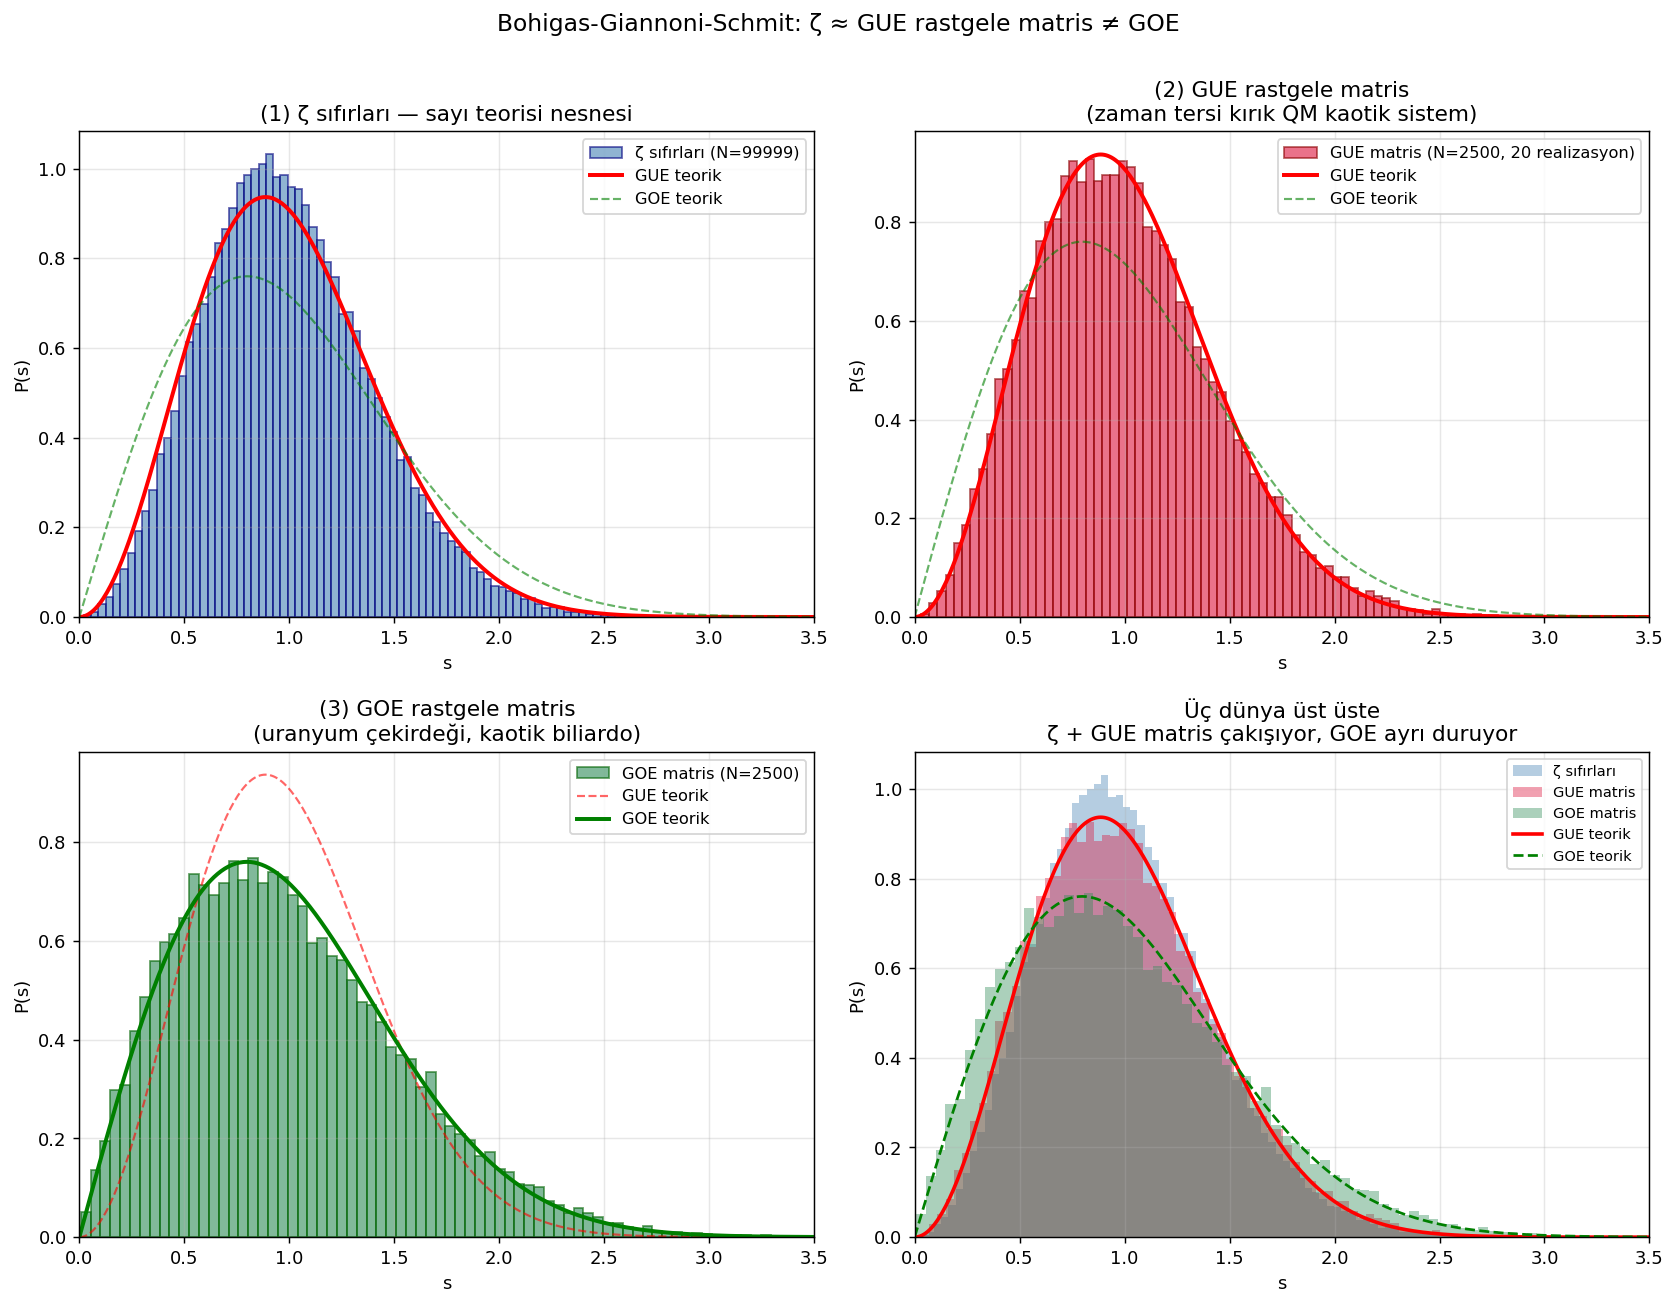

This figure's Python source:
"""
QM × Riemann — Üç Dünya Yan Yana
==================================

Bohigas-Giannoni-Schmit konjektürü: kuantum kaotik bir sistemin enerji
seviyeleri büyük ölçüde rastgele Hermitian matrislerin özdeğerleri gibidir.

Bu dosya üç gerçek nesneyi yan yana koyar:

  (1) ζ Riemann sıfırları              — sayı teorisi
  (2) GUE matris özdeğerleri (zaman tersi yok)   — kuantum kaotik
  (3) GOE matris özdeğerleri (zaman tersi simetrik) — uranyum çekirdeği

(2) ile ζ üst üste binmeli (Montgomery-Dyson). (3) farklı durmalı.
"""

import numpy as np
import matplotlib.pyplot as plt
from pathlib import Path

ROOT = Path(__file__).resolve().parent.parent
t = np.loadtxt(ROOT / "zeros_100k.txt")

# ============================================================
# (1) ζ unfolded spacings (mevcut yöntem)
# ============================================================
rho = np.log(t / (2 * np.pi)) / (2 * np.pi)
xi = t * rho
s_zeta = np.diff(xi)
s_zeta = s_zeta / s_zeta.mean()

# ============================================================
# (2) GUE matris — Gaussian Unitary Ensemble
# ============================================================
# H = (A + A†)/√2  with A_ij ~ CN(0, 1/N)
# özdeğerler Wigner semicircle dağılımı
N_mat = 2500
N_real = 20    # 20 farklı realizasyon, istatistik için
rng = np.random.default_rng(7)

s_gue_all = []
for _ in range(N_real):
    A = (rng.standard_normal((N_mat, N_mat)) +
         1j * rng.standard_normal((N_mat, N_mat))) / np.sqrt(2*N_mat)
    H = (A + A.conj().T) / np.sqrt(2)
    eigs = np.sort(np.linalg.eigvalsh(H))
    # bulk'a kalsın (kenarlardaki seviye yoğunluğu eşit değil)
    eigs = eigs[int(0.2*N_mat):int(0.8*N_mat)]
    # unfold: lokal yoğunluk = semicircle ρ(E) = (1/π)√(2-E²)
    rho_sc = lambda E: np.sqrt(np.maximum(0, 2 - E**2)) / np.pi
    # kümülatif sayım: N(E) = ∫_{-√2}^E ρ ≈ analytic form
    def N_semicircle(E, N):
        # bulk normalization: integral over [-√2,√2] = 1
        # local count = N · ∫_{-√2}^E ρ(E')dE'
        from numpy import arcsin, sqrt
        return N * (E*sqrt(2-E**2)/(2*np.pi) + arcsin(E/np.sqrt(2))/np.pi + 0.5)
    xi_gue = N_semicircle(eigs, N_mat)
    sp = np.diff(xi_gue)
    sp = sp[sp > 0]
    s_gue_all.append(sp / sp.mean())
s_gue = np.concatenate(s_gue_all)

# ============================================================
# (3) GOE matris — Gaussian Orthogonal Ensemble (gerçek simetrik)
# ============================================================
s_goe_all = []
for _ in range(N_real):
    A = rng.standard_normal((N_mat, N_mat)) / np.sqrt(N_mat)
    H = (A + A.T) / np.sqrt(2)
    eigs = np.sort(np.linalg.eigvalsh(H))
    eigs = eigs[int(0.2*N_mat):int(0.8*N_mat)]
    xi_goe = N_semicircle(eigs, N_mat)
    sp = np.diff(xi_goe)
    sp = sp[sp > 0]
    s_goe_all.append(sp / sp.mean())
s_goe = np.concatenate(s_goe_all)

print(f"ζ spacing örneklem: {len(s_zeta)}")
print(f"GUE spacing örneklem: {len(s_gue)}")
print(f"GOE spacing örneklem: {len(s_goe)}")

# ============================================================
# Teorik öngörüler
# ============================================================
def wigner_gue(s):
    return (32/np.pi**2) * s**2 * np.exp(-4*s**2/np.pi)

def wigner_goe(s):
    return (np.pi/2) * s * np.exp(-np.pi*s**2/4)

# ============================================================
# Plot — 3 panel + birleşik son panel
# ============================================================
fig, axes = plt.subplots(2, 2, figsize=(13, 10))
s_grid = np.linspace(0, 3.5, 400)

# Üst-sol: ζ sıfırları
ax = axes[0, 0]
ax.hist(s_zeta, bins=80, density=True, alpha=0.6, color="steelblue",
        edgecolor="navy", label=f"ζ sıfırları (N={len(s_zeta)})")
ax.plot(s_grid, wigner_gue(s_grid), "r-", lw=2.2, label="GUE teorik")
ax.plot(s_grid, wigner_goe(s_grid), "g--", lw=1.2, alpha=0.6, label="GOE teorik")
ax.set_xlim(0, 3.5)
ax.set_xlabel("s")
ax.set_ylabel("P(s)")
ax.set_title("(1) ζ sıfırları — sayı teorisi nesnesi")
ax.legend(fontsize=9)
ax.grid(alpha=0.3)

# Üst-sağ: GUE matris
ax = axes[0, 1]
ax.hist(s_gue, bins=80, density=True, alpha=0.6, color="crimson",
        edgecolor="darkred", label=f"GUE matris (N={N_mat}, {N_real} realizasyon)")
ax.plot(s_grid, wigner_gue(s_grid), "r-", lw=2.2, label="GUE teorik")
ax.plot(s_grid, wigner_goe(s_grid), "g--", lw=1.2, alpha=0.6, label="GOE teorik")
ax.set_xlim(0, 3.5)
ax.set_xlabel("s")
ax.set_ylabel("P(s)")
ax.set_title("(2) GUE rastgele matris\n(zaman tersi kırık QM kaotik sistem)")
ax.legend(fontsize=9)
ax.grid(alpha=0.3)

# Alt-sol: GOE matris (uranyum çekirdeği gibi)
ax = axes[1, 0]
ax.hist(s_goe, bins=80, density=True, alpha=0.6, color="seagreen",
        edgecolor="darkgreen", label=f"GOE matris (N={N_mat})")
ax.plot(s_grid, wigner_gue(s_grid), "r--", lw=1.2, alpha=0.6, label="GUE teorik")
ax.plot(s_grid, wigner_goe(s_grid), "g-", lw=2.2, label="GOE teorik")
ax.set_xlim(0, 3.5)
ax.set_xlabel("s")
ax.set_ylabel("P(s)")
ax.set_title("(3) GOE rastgele matris\n(uranyum çekirdeği, kaotik biliardo)")
ax.legend(fontsize=9)
ax.grid(alpha=0.3)

# Alt-sağ: ÜÇÜ ÜST ÜSTE
ax = axes[1, 1]
ax.hist(s_zeta, bins=80, density=True, alpha=0.4, color="steelblue",
        label=f"ζ sıfırları")
ax.hist(s_gue, bins=80, density=True, alpha=0.4, color="crimson",
        label=f"GUE matris")
ax.hist(s_goe, bins=80, density=True, alpha=0.4, color="seagreen",
        label=f"GOE matris")
ax.plot(s_grid, wigner_gue(s_grid), "r-", lw=2, label="GUE teorik")
ax.plot(s_grid, wigner_goe(s_grid), "g--", lw=1.5, label="GOE teorik")
ax.set_xlim(0, 3.5)
ax.set_xlabel("s")
ax.set_ylabel("P(s)")
ax.set_title("Üç dünya üst üste\nζ + GUE matris çakışıyor, GOE ayrı duruyor")
ax.legend(fontsize=8, loc="upper right")
ax.grid(alpha=0.3)

plt.suptitle("Bohigas-Giannoni-Schmit: ζ ≈ GUE rastgele matris ≠ GOE",
             fontsize=13, y=1.00)
plt.tight_layout()
out = Path(__file__).parent / "07_uc_dunya.png"
plt.savefig(out, dpi=130, bbox_inches="tight")
print(f"Kaydedildi: {out}")

# ============================================================
# Sayısal: hangi çiftler ne kadar yakın?
# ============================================================
def hist_dist(s1, s2, bins=100):
    h1, edges = np.histogram(s1, bins=bins, range=(0, 4), density=True)
    h2, _ = np.histogram(s2, bins=bins, range=(0, 4), density=True)
    return np.mean(np.abs(h1 - h2))

print(f"\nİki örneklem arası L1 mesafesi (küçük = aynı dağılım):")
print(f"  ζ      vs GUE matris : {hist_dist(s_zeta, s_gue):.4f}")
print(f"  ζ      vs GOE matris : {hist_dist(s_zeta, s_goe):.4f}")
print(f"  GUE    vs GOE matris : {hist_dist(s_gue, s_goe):.4f}")

# Teorik öngörüye uyum
def fit_dist(samp, pred_fn, bins=100):
    h, edges = np.histogram(samp, bins=bins, range=(0, 4), density=True)
    centers = 0.5*(edges[1:]+edges[:-1])
    return np.mean(np.abs(h - pred_fn(centers)))

print(f"\nL1 hata teorik öngörüye karşı:")
print(f"  ζ    vs GUE Wigner : {fit_dist(s_zeta, wigner_gue):.4f}")
print(f"  ζ    vs GOE Wigner : {fit_dist(s_zeta, wigner_goe):.4f}")
print(f"  GUE  vs GUE Wigner : {fit_dist(s_gue,  wigner_gue):.4f}")
print(f"  GOE  vs GOE Wigner : {fit_dist(s_goe,  wigner_goe):.4f}")
